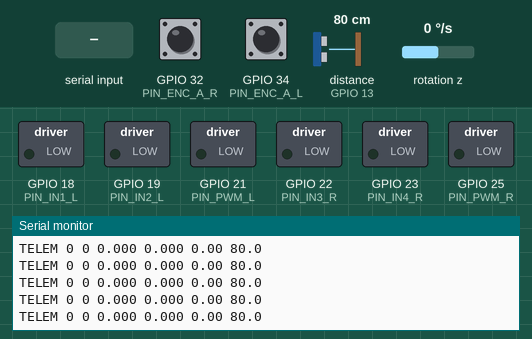
Simulated run of this sketch. Board: ESP32. On the bench: switched loads named in the sketch (green lamp = pin HIGH), the last lines printed to the serial monitor. Wiring (inferred from the names in the program): ultrasonic range finder: trigger GPIO 12; echo GPIO 13; MPU-6050 motion sensor at I2C address 0x68. Inputs (shaded band) come from the test bench; at power-on: distance to the obstacle (sensor on GPIO 13) 80 cm, rotation z 0 °/s, GPIO 32 (PIN_ENC_A_R) HIGH, GPIO 34 (PIN_ENC_A_L) HIGH. The echo pulse lasts 58.3 µs per cm; pins used as bus, display or sensor lines are not drawn.

Above: at 1.6 s.
1.7 s: "PING\n" received over Serial
3.2 s: distance to the obstacle (sensor on GPIO 13) set to 2 cm
At 4.3 s:
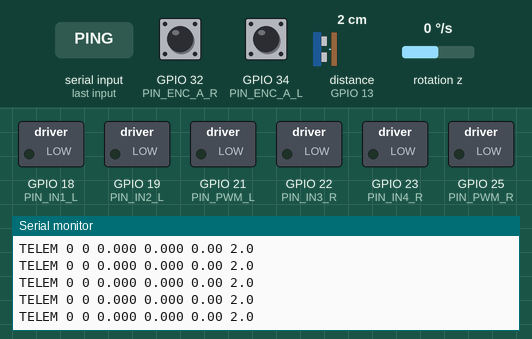
6.2 s: "RESET_ENC\n" received over Serial
7.7 s: rotation z set to -192 °/s
At 8.6 s:
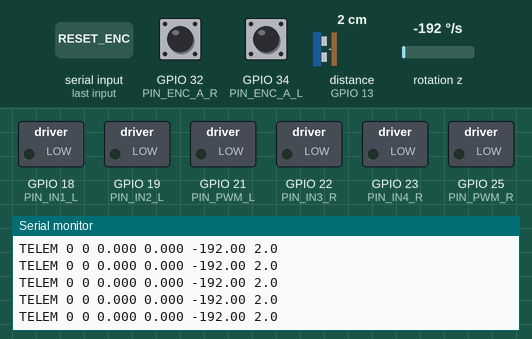

Measured:
- after the input at 3.2 s, the serial monitor: prints a new line at once (image 1)
- after the input at 7.7 s, the serial monitor: prints a new line at once (image 2)

The sketch:

esp32_differential_drive.ino
```cpp
/*
  =============================================================================
  RoboNav-SLAM: Differential Drive Low-Level Motor & Sensor Controller
  Kerala State Sasthrolsavam (Robotics Exhibition) - Sasthrolsavam Innovation Labs

  Target Microcontroller: ESP32-WROOM-32 (Dual Core 240MHz)
  Features:
   - High-speed Quadrature Encoder Interrupts (Left & Right Wheels)
   - Dual PID Velocity Control Loop @ 50 Hz (Target RPM vs Measured RPM)
   - TB6612FNG / L298N Motor Driver PWM Signal Generation (LEDC Hardware Timers)
   - MPU6050 6-DOF IMU Reading via I2C (Roll, Pitch, Yaw-rate gyroscope)
   - Ultrasonic Fail-safe Collision Watchdog
   - Serial Communication Protocol (JSON & Micro-ROS Compatible)
  =============================================================================
*/

#include <Arduino.h>
#include <Wire.h>

// --- PIN DEFINITIONS ---
// Left Motor (Motor A)
#define PIN_IN1_L     18
#define PIN_IN2_L     19
#define PIN_PWM_L     21
#define PIN_ENC_A_L   34 // Quadrature Encoder A (Interrupt)
#define PIN_ENC_B_L   35 // Quadrature Encoder B

// Right Motor (Motor B)
#define PIN_IN3_R     22
#define PIN_IN4_R     23
#define PIN_PWM_R     25
#define PIN_ENC_A_R   32 // Quadrature Encoder A (Interrupt)
#define PIN_ENC_B_R   33 // Quadrature Encoder B

// Ultrasonic Front Collision Sensor (Fail-Safe)
#define PIN_TRIG      12
#define PIN_ECHO      13

// MPU6050 I2C Pins (Default ESP32 SDA: 21, SCL: 22 - remapped to 4, 5 for clean bus)
#define PIN_SDA       4
#define PIN_SCL       5
#define MPU6050_ADDR  0x68

// --- PWM CONFIGURATION (ESP32 LEDC) ---
#define PWM_FREQ      20000 // 20 kHz Ultrasonic Frequency (prevents motor whine)
#define PWM_RES       8     // 8-bit resolution (0 - 255)
#define PWM_CH_L      0
#define PWM_CH_R      1

// --- ROBOT PHYSICAL SPECIFICATIONS ---
const float WHEEL_DIAMETER_METERS = 0.065; // 65mm Wheel
const float WHEEL_BASE_METERS     = 0.160; // 160mm Track Width
const int   TICKS_PER_REVOLUTION  = 330;   // 11 CPR * 30:1 Gear Ratio = 330 ticks

// --- ENCODER TICK COUNTERS (Atomic volatile variables) ---
volatile long leftEncoderTicks  = 0;
volatile long rightEncoderTicks = 0;

// Interrupt Service Routines
void IRAM_ATTR isrLeftEncoder() {
  int b = digitalRead(PIN_ENC_B_L);
  if (b > 0) {
    leftEncoderTicks++;
  } else {
    leftEncoderTicks--;
  }
}

void IRAM_ATTR isrRightEncoder() {
  int b = digitalRead(PIN_ENC_B_R);
  if (b > 0) {
    rightEncoderTicks--;
  } else {
    rightEncoderTicks++;
  }
}

// --- PID CONTROLLER STRUCTURE ---
struct PIDController {
  float kp;
  float ki;
  float kd;
  float target;
  float current;
  float integral;
  float prevError;
  float output;
  float minOut;
  float maxOut;

  void init(float p, float i, float d, float minVal, float maxVal) {
    kp = p; ki = i; kd = d;
    minOut = minVal; maxOut = maxVal;
    integral = 0; prevError = 0; target = 0;
  }

  float compute(float setpoint, float measured, float dt) {
    target = setpoint;
    current = measured;
    float error = target - current;

    integral += error * dt;
    // Anti-windup clamping
    if (integral > 100) integral = 100;
    if (integral < -100) integral = -100;

    float derivative = (error - prevError) / dt;
    prevError = error;

    output = (kp * error) + (ki * integral) + (kd * derivative);
    if (output > maxOut) output = maxOut;
    if (output < minOut) output = minOut;
    return output;
  }
};

PIDController pidLeft;
PIDController pidRight;

// --- TARGET VELOCITIES (from High-Level SBC / ROS2 via Serial) ---
float targetLinearVel  = 0.0; // m/s
float targetAngularVel = 0.0; // rad/s
unsigned long lastCmdTimestamp = 0;
const unsigned long CMD_TIMEOUT_MS = 600; // Emergency Stop if no packet received in 600ms

// --- MPU6050 GYRO / ACCEL DATA ---
int16_t rawGyroZ = 0;
float gyroZ_dps = 0.0;
float gyroZ_offset = 0.0;

void initMPU6050() {
  Wire.begin(PIN_SDA, PIN_SCL);
  Wire.beginTransmission(MPU6050_ADDR);
  Wire.write(0x6B); // PWR_MGMT_1 register
  Wire.write(0x00); // Wake up MPU-6050
  Wire.endTransmission(true);

  // Calibrate Gyro Z offset
  long sum = 0;
  for (int i = 0; i < 200; i++) {
    Wire.beginTransmission(MPU6050_ADDR);
    Wire.write(0x47); // GYRO_ZOUT_H
    Wire.endTransmission(false);
    Wire.requestFrom(MPU6050_ADDR, 2, true);
    if (Wire.available() >= 2) {
      int16_t gz = (Wire.read() << 8) | Wire.read();
      sum += gz;
    }
    delay(2);
  }
  gyroZ_offset = (float)sum / 200.0;
}

void readMPU6050() {
  Wire.beginTransmission(MPU6050_ADDR);
  Wire.write(0x47); // GYRO_ZOUT_H
  Wire.endTransmission(false);
  Wire.requestFrom(MPU6050_ADDR, 2, true);
  if (Wire.available() >= 2) {
    rawGyroZ = (Wire.read() << 8) | Wire.read();
    gyroZ_dps = ((float)rawGyroZ - gyroZ_offset) / 131.0; // 131 LSB/(deg/s) for +/-250 dps range
  }
}

// Ultrasonic Range Check
float readUltrasonicDistanceCM() {
  digitalWrite(PIN_TRIG, LOW);
  delayMicroseconds(2);
  digitalWrite(PIN_TRIG, HIGH);
  delayMicroseconds(10);
  digitalWrite(PIN_TRIG, LOW);
  long duration = pulseIn(PIN_ECHO, HIGH, 20000); // 20ms timeout
  if (duration == 0) return 999.0;
  return (float)duration * 0.0343 / 2.0;
}

// Set Motor Direction & PWM Speed
void setMotorOutputs(float pwmLeft, float pwmRight) {
  // Left Motor
  if (pwmLeft > 0) {
    digitalWrite(PIN_IN1_L, HIGH);
    digitalWrite(PIN_IN2_L, LOW);
    ledcWrite(PWM_CH_L, (uint32_t)min(255.0f, abs(pwmLeft)));
  } else if (pwmLeft < 0) {
    digitalWrite(PIN_IN1_L, LOW);
    digitalWrite(PIN_IN2_L, HIGH);
    ledcWrite(PWM_CH_L, (uint32_t)min(255.0f, abs(pwmLeft)));
  } else {
    digitalWrite(PIN_IN1_L, LOW);
    digitalWrite(PIN_IN2_L, LOW);
    ledcWrite(PWM_CH_L, 0);
  }

  // Right Motor
  if (pwmRight > 0) {
    digitalWrite(PIN_IN3_R, HIGH);
    digitalWrite(PIN_IN4_R, LOW);
    ledcWrite(PWM_CH_R, (uint32_t)min(255.0f, abs(pwmRight)));
  } else if (pwmRight < 0) {
    digitalWrite(PIN_IN3_R, LOW);
    digitalWrite(PIN_IN4_R, HIGH);
    ledcWrite(PWM_CH_R, (uint32_t)min(255.0f, abs(pwmRight)));
  } else {
    digitalWrite(PIN_IN3_R, LOW);
    digitalWrite(PIN_IN4_R, LOW);
    ledcWrite(PWM_CH_R, 0);
  }
}

// Parse Incoming Serial Commands: e.g. "CMD v omega\n"
void processSerialCommands() {
  while (Serial.available() > 0) {
    String line = Serial.readStringUntil('\n');
    line.trim();
    if (line.startsWith("CMD")) {
      int firstSpace = line.indexOf(' ');
      int secondSpace = line.indexOf(' ', firstSpace + 1);
      if (firstSpace > 0 && secondSpace > 0) {
        targetLinearVel = line.substring(firstSpace + 1, secondSpace).toFloat();
        targetAngularVel = line.substring(secondSpace + 1).toFloat();
        lastCmdTimestamp = millis();
      }
    } else if (line == "PING") {
      Serial.println("PONG:ROBONAV_ESP32_OK");
    } else if (line == "RESET_ENC") {
      noInterrupts();
      leftEncoderTicks = 0;
      rightEncoderTicks = 0;
      interrupts();
      Serial.println("ENC_RESET_OK");
    }
  }
}

void setup() {
  Serial.begin(115200);
  while (!Serial && millis() < 1000);

  // Motor Driver Direction Pins
  pinMode(PIN_IN1_L, OUTPUT);
  pinMode(PIN_IN2_L, OUTPUT);
  pinMode(PIN_IN3_R, OUTPUT);
  pinMode(PIN_IN4_R, OUTPUT);

  // Ultrasonic Pins
  pinMode(PIN_TRIG, OUTPUT);
  pinMode(PIN_ECHO, INPUT);

  // Encoder Pins with internal pullups
  pinMode(PIN_ENC_A_L, INPUT_PULLUP);
  pinMode(PIN_ENC_B_L, INPUT_PULLUP);
  pinMode(PIN_ENC_A_R, INPUT_PULLUP);
  pinMode(PIN_ENC_B_R, INPUT_PULLUP);

  // Attach Hardware Interrupts
  attachInterrupt(digitalPinToInterrupt(PIN_ENC_A_L), isrLeftEncoder, RISING);
  attachInterrupt(digitalPinToInterrupt(PIN_ENC_A_R), isrRightEncoder, RISING);

  // Setup ESP32 PWM Timers
  ledcSetup(PWM_CH_L, PWM_FREQ, PWM_RES);
  ledcSetup(PWM_CH_R, PWM_FREQ, PWM_RES);
  ledcAttachPin(PIN_PWM_L, PWM_CH_L);
  ledcAttachPin(PIN_PWM_R, PWM_CH_R);

  // Initialize PID Controllers
  // Tuned parameters: Kp=2.2, Ki=0.45, Kd=0.08
  pidLeft.init(2.2, 0.45, 0.08, -255.0, 255.0);
  pidRight.init(2.2, 0.45, 0.08, -255.0, 255.0);

  // Initialize IMU
  initMPU6050();

  Serial.println("{\"status\":\"INITIALIZED\",\"device\":\"RoboNav-SLAM ESP32 Controller\"}");
}

// 50Hz (20ms) Control Loop Timing
unsigned long prevLoopTime = 0;
long prevLeftTicks = 0;
long prevRightTicks = 0;

void loop() {
  unsigned long currentTime = millis();
  float dt = (currentTime - prevLoopTime) / 1000.0;

  // Process incoming speed commands
  processSerialCommands();

  // 50Hz Periodic PID Control Execution
  if (dt >= 0.020) { // 20ms = 50Hz
    prevLoopTime = currentTime;

    // Read Encoders Atomically
    noInterrupts();
    long curLeftTicks = leftEncoderTicks;
    long curRightTicks = rightEncoderTicks;
    interrupts();

    long dLeftTicks = curLeftTicks - prevLeftTicks;
    long dRightTicks = curRightTicks - prevRightTicks;
    prevLeftTicks = curLeftTicks;
    prevRightTicks = curRightTicks;

    // Calculate Measured Wheel Speeds (m/s)
    float distPerTick = (PI * WHEEL_DIAMETER_METERS) / (float)TICKS_PER_REVOLUTION;
    float measVLeft  = (dLeftTicks * distPerTick) / dt;
    float measVRight = (dRightTicks * distPerTick) / dt;

    // Read IMU Gyroscope
    readMPU6050();

    // Check Ultrasonic Fail-safe (Emergency Stop if obstacle < 12cm)
    float frontDist = readUltrasonicDistanceCM();
    bool safetyEmergency = (frontDist < 12.0 && targetLinearVel > 0);

    // Watchdog Timeout (stop robot if no command received)
    if (millis() - lastCmdTimestamp > CMD_TIMEOUT_MS || safetyEmergency) {
      targetLinearVel = 0;
      targetAngularVel = 0;
    }

    // Kinematic Inverse Model: Differential Drive
    // v_l = v - (omega * L / 2)
    // v_r = v + (omega * L / 2)
    float desVLeft  = targetLinearVel - (targetAngularVel * WHEEL_BASE_METERS / 2.0);
    float desVRight = targetLinearVel + (targetAngularVel * WHEEL_BASE_METERS / 2.0);

    // Convert desired m/s to target RPM scale
    float pwmL = (desVLeft == 0) ? 0 : pidLeft.compute(desVLeft, measVLeft, dt);
    float pwmR = (desVRight == 0) ? 0 : pidRight.compute(desVRight, measVRight, dt);

    // Feedforward booster to overcome static friction
    if (desVLeft > 0.02) pwmL += 25;
    else if (desVLeft < -0.02) pwmL -= 25;
    if (desVRight > 0.02) pwmR += 25;
    else if (desVRight < -0.02) pwmR -= 25;

    // Apply motor PWMs
    setMotorOutputs(pwmL, pwmR);

    // Send Telemetry JSON back to SBC / ROS2
    // FORMAT: TELEM left_ticks right_ticks meas_vl meas_vr gyro_z_dps front_dist_cm
    Serial.print("TELEM ");
    Serial.print(curLeftTicks); Serial.print(" ");
    Serial.print(curRightTicks); Serial.print(" ");
    Serial.print(measVLeft, 3); Serial.print(" ");
    Serial.print(measVRight, 3); Serial.print(" ");
    Serial.print(gyroZ_dps, 2); Serial.print(" ");
    Serial.println(frontDist, 1);
  }
}
```
